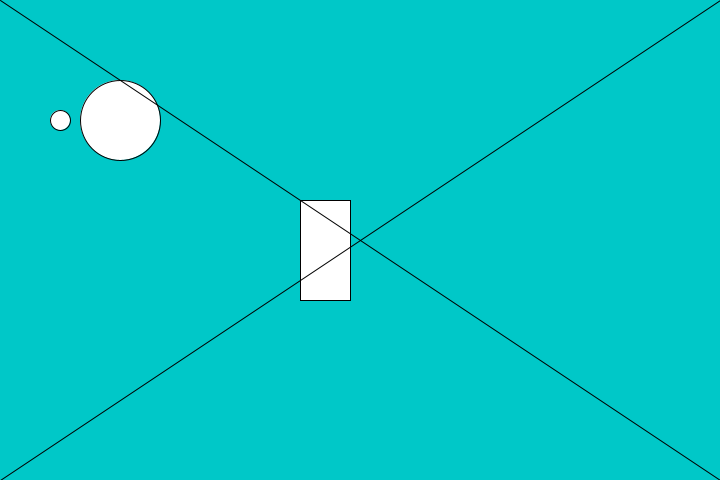
Frame 1 (no input)
Frame 60 (the mouse pressed at the canvas centre just before this capture): identical to frame 1, image omitted
Frame 120 (the mouse held since frame 60 and released just before this capture): identical to frame 1, image omitted

The Processing sketch that drew this single still picture (run headless with seeded random() and noise(); from frame 60 on, the mouse is pressed at the canvas centre):

// Processing sketch: clase0
// ── clase0.pde
//COMENTARIOS
/*
Tobías Albirosa
 COM 5
 TP 0
 */

color colorDeFondo = color(0, 200, 200);
int cuadrosPorSegundo = 60;

void setup() {

  colorMode(HSB);
  size(720, 480);
  background(colorDeFondo);
  frameRate(cuadrosPorSegundo);
}

void draw() {

  background(colorDeFondo);
  
  circle(60, 120, 20);
  circle(120, 120, 80);
  
  rect(300, 200, 50, 100);

  line(0,0,width, height);
  line(width,0, 0, height);

}
